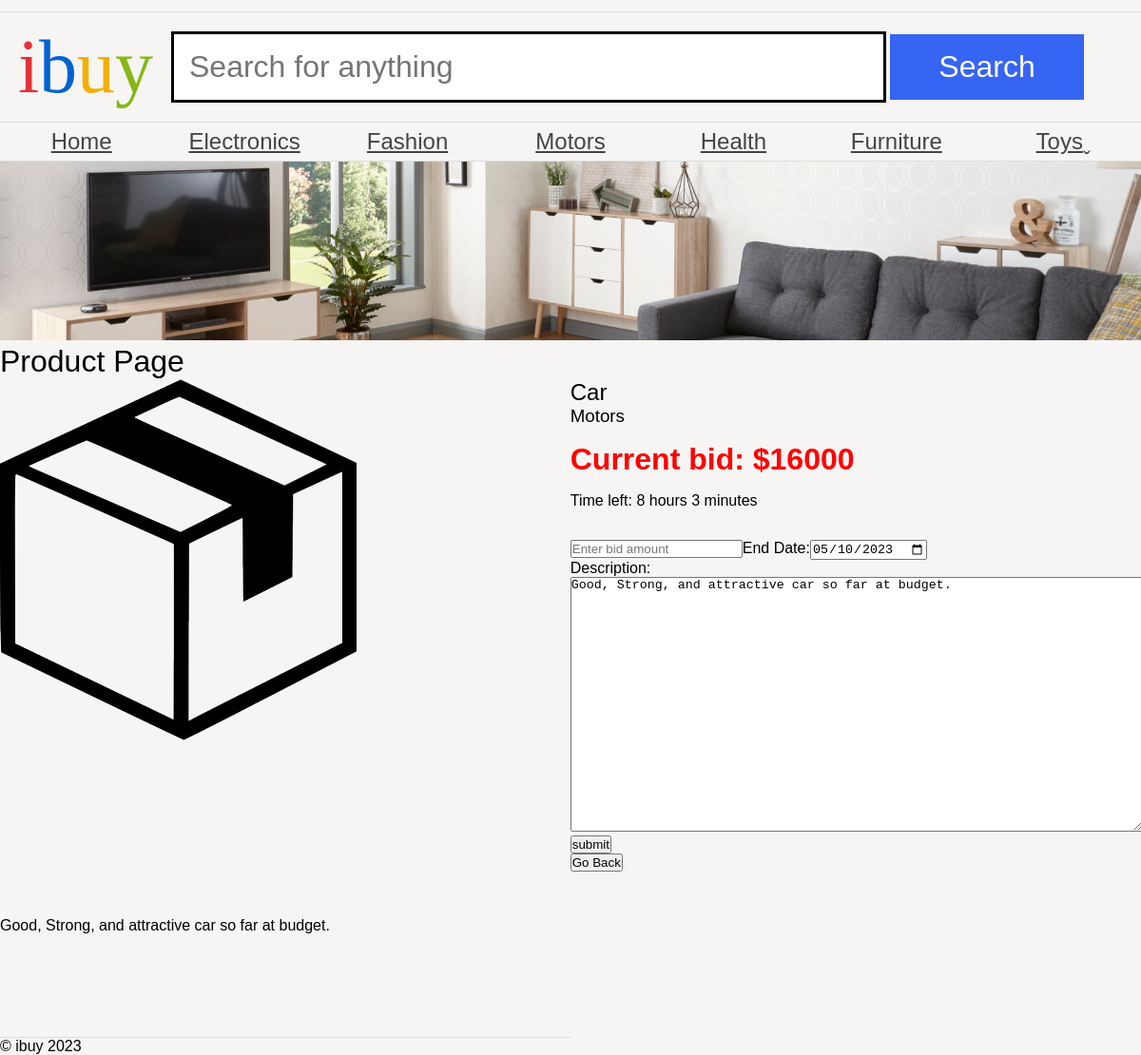
The app's page /bidAuction.php?productID=16 with its own data.
### tables this page shows
CREATE TABLE `category` (
  `category_id` int(2) NOT NULL AUTO_INCREMENT,
  `name` varchar(225) NOT NULL,
  PRIMARY KEY (`category_id`)
);

CREATE TABLE `auction` (
  `endDate` date NOT NULL,
  `auction_id` int(5) NOT NULL AUTO_INCREMENT,
  `title` varchar(50) NOT NULL,
  `description` varchar(1000) NOT NULL,
  `bid` double NOT NULL,
  `category` text NOT NULL,
  PRIMARY KEY (`auction_id`)
);

### bidAuction.php (the view, shortened to what this page needs)
<?php
include 'header.php';
include 'data-connection.php';?>
<?php
if(isset($_GET['productID'])) {
    $productId = $_GET['productID'];
} else {
    echo "Product ID not found in URL.";
    exit();
}
$get_product_query = $connection->prepare("SELECT * FROM auction WHERE auction_id = :productId");
$get_product_query->bindParam(':productId', $productId);
$get_product_query->execute();
$productData = $get_product_query->fetch();
echo '<h1>Product Page</h1>';
echo '<article class="product">';
echo '<img src="product.png" alt="product name">';
echo '<section class="details">';
echo '<h2>'.$productData['title'].'</h2>';
echo '<h3>'.$productData['category'].'</h3>';
echo '<p class="price">Current bid: $'.$productData['bid'].'</p>';
echo '<time>Time left: 8 hours 3 minutes</time>';
echo '<form action="#" class="bid" method="POST">';
echo '<input type="text" name="bid" placeholder="Enter bid amount" />';
echo '<label>End Date:</label>';
echo '<input type="date" name="endDate" value="'.$productData['endDate'].'"><br>';
echo '<label>Description:</label>';
echo '<textarea name="description">'.$productData['description'].'</textarea>';
echo '<input type="submit" name="submit" value="submit" />';
echo '</form>';
echo '<a href = "index.php"> <button> Go Back </button> </a>';
echo '</section>';
echo '<section class="description">';
echo '<p>'.$productData['description'].'</p>';
echo '</section>';
?>
<?php
    include 'footer.php';
?>

### header.php (shortened to what this page needs)
<?php
include 'data-connection.php';?>
<!DOCTYPE html>
<html>
	<head>
		<link rel="stylesheet" href="ibuy.css" />
	</head>
	<body>
		<header>
			<h1><span class="i">i</span><span class="b">b</span><span class="u">u</span><span class="y">y</span></h1>
			<form action="#">
				<input type="text" name="search" placeholder="Search for anything" />
				<input type="submit" name="submit" value="Search" />
			</form>
		</header>
		<nav>
			<ul>
				<?php
				$get_categories_query = $connection->prepare("SELECT * FROM category");
				$get_categories_query->execute();
				$categories = $get_categories_query->fetchAll();
				foreach($categories as $category){
					echo '<li><a class="categoryLink" href="#">'.$category['name'].'</a></li>';
 }
				?>
			</ul>
		</nav>
		<img src="banners/1.jpg" alt="Banner" />

### ibuy.css (style rules this page uses)
* { margin: 0; padding: 0; }
body { font-family: 'Oxygen-Regular', sans-serif; background-color: #f6f5f4; max-width: 100vw; overflow-x: hidden; }
h1, h2, h3, h4 { font-weight: normal; }
a, a:visited { color: #444; }
header { margin-top: 1vw; font-family: 'Univers-Light-Normal'; display: grid; grid-template-columns: 15% 85%; align-items: center; padding-top: 1vw; padding-bottom: 1vw; border-top: 1px solid #ddd; border-bottom: 1px solid #ddd; }
header h1 { text-align: center; font-size: 5em; }
form { display: block; }
header form input[type=text] { border: 3px solid black; font-size: 2em; padding: 0.5em; width: 70%; }
body > img { width: 100vw; }
header form input[type=submit] { background-color: #3665f3; color: white; width: 20%; font-size: 2em; padding: 0.5em; cursor: pointer; border: 0; }
header .i { color: #e43137; }
header .b { color: #0063d1; }
header .u { color: #f4ae01; }
header .y { color: #85b716; }
body > nav { border-bottom: 1px solid #ddd; }
body > nav ul li:last-child a:after { content: 'ˬ'; position: absolute; }
body > nav ul { display: flex; width: 100vw; list-style-type: none; }
body > nav ul li { flex: 1; }
body > nav ul li a { display: block; text-align: center; padding-top: 0.5vw; padding-bottom: 0.5vw; font-size: 1.5em; }
p.price { display: block; text-align: right; font-weight: bold; font-size: 2em; }
article.product { display: grid; griid-template-columns: 60% 40%; grid-template-areas: "img details" "description description" "reviews reviews" }
article.product img { grid-area: img; }
article .details { grid-area: details; }
textarea { width: 100%; height: 20em; }
article .description { grid-area: description; padding-top: 3em; padding-bottom: 3em; }
.price { color: red; }
article.product .price { text-align: left; }
time { display: block; margin: 1em 0; }
.details p { margin-top: 0.5em; }
.bid { margin-top: 2em; padding: 0; }
.bid input { margin-left: 0; }
h1 { text-decoration: none; }

### records on screen
category: name "Home"
category: name "Electronics"
category: name "Fashion"
category: name "Motors"
category: name "Health"
category: name "Furniture"
category: name "Toys"
auction: title "Car", category "Motors", bid "16000", endDate "05/10/2023", description "Good, Strong, and attractive car so far at budget."
